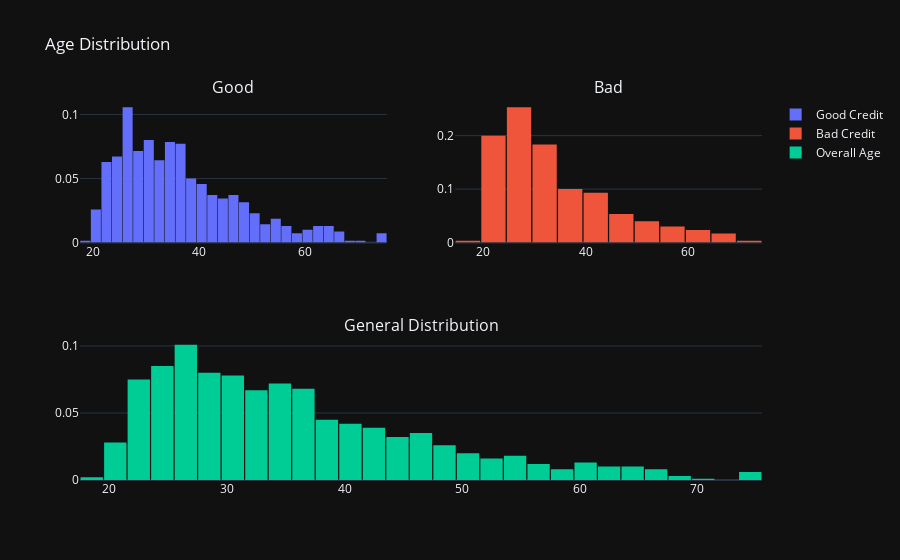

Notebook cell for this chart:
### Code cell
# Prepare age distributions
df_good = df.loc[df["Risk"] == 'good', 'Age']
df_bad  = df.loc[df["Risk"] == 'bad',  'Age']
df_age  = df['Age']

# Histogram traces
trace0 = go.Histogram(
    x=df_good,
    histnorm='probability',
    name="Good Credit"
)
trace1 = go.Histogram(
    x=df_bad,
    histnorm='probability',
    name="Bad Credit"
)
trace2 = go.Histogram(
    x=df_age,
    histnorm='probability',
    name="Overall Age"
)

# Create subplots: 2 rows, 2 cols, with bottom row spanned
fig = make_subplots(
    rows=2, cols=2,
    specs=[[{}, {}], [{'colspan': 2}, None]],
    subplot_titles=('Good', 'Bad', 'General Distribution')
)

# Add traces to subplots
fig.add_trace(trace0, row=1, col=1)
fig.add_trace(trace1, row=1, col=2)
fig.add_trace(trace2, row=2, col=1)

# Update layout
fig.update_layout(
    showlegend=True,
    title='Age Distribution',
    bargap=0.05
)

fig.show()

### Figure 1 — Plotly figure (JSON) as saved in the notebook; plotly's stock layout.template omitted (floating-point values rounded to 4 significant figures; data arrays with more than 128 entries replaced by an {"elided": "..."} marker saying what was removed)
{"data": [{"histnorm": "probability", "name": "Good Credit", "type": "histogram", "x": {"elided": "700 int values"}, "xaxis": "x", "yaxis": "y"}, {"histnorm": "probability", "name": "Bad Credit", "type": "histogram", "x": {"elided": "300 int values"}, "xaxis": "x2", "yaxis": "y2"}, {"histnorm": "probability", "name": "Overall Age", "type": "histogram", "x": {"elided": "1000 int values"}, "xaxis": "x3", "yaxis": "y3"}], "layout": {"annotations": [{"font": {"size": 16}, "showarrow": false, "text": "Good", "x": 0.225, "xanchor": "center", "xref": "paper", "y": 1, "yanchor": "bottom", "yref": "paper"}, {"font": {"size": 16}, "showarrow": false, "text": "Bad", "x": 0.775, "xanchor": "center", "xref": "paper", "y": 1, "yanchor": "bottom", "yref": "paper"}, {"font": {"size": 16}, "showarrow": false, "text": "General Distribution", "x": 0.5, "xanchor": "center", "xref": "paper", "y": 0.375, "yanchor": "bottom", "yref": "paper"}], "bargap": 0.05, "showlegend": true, "title": {"text": "Age Distribution"}, "xaxis": {"anchor": "y", "domain": [0, 0.45]}, "xaxis2": {"anchor": "y2", "domain": [0.55, 1]}, "xaxis3": {"anchor": "y3", "domain": [0, 1]}, "yaxis": {"anchor": "x", "domain": [0.625, 1]}, "yaxis2": {"anchor": "x2", "domain": [0.625, 1]}, "yaxis3": {"anchor": "x3", "domain": [0, 0.375]}}}
